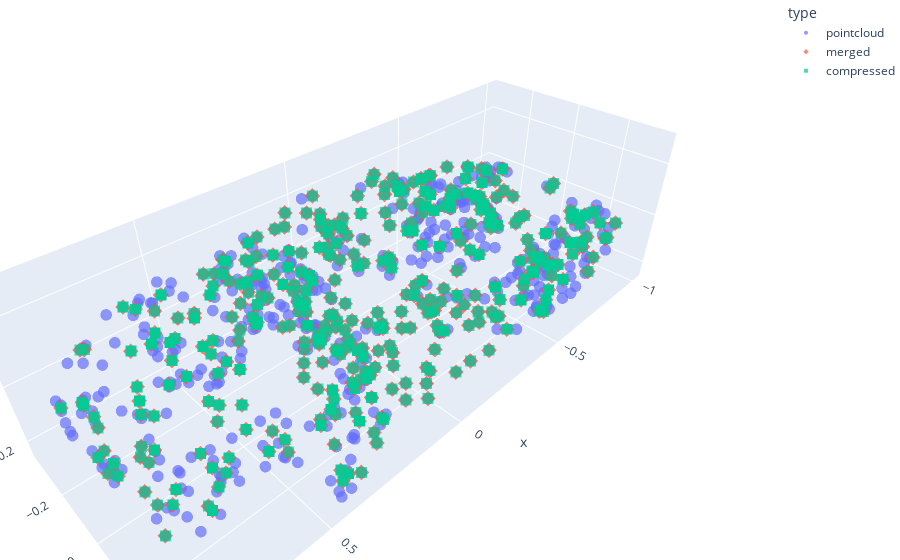

The cell this chart's notebook holds for it:
### Code cell
n_sample = 600
k_subsample =  0.4

pointcloud = PointSampler(n_sample)((verts, faces))

norm_pointcloud = torch.from_numpy(Normalize()(pointcloud)).unsqueeze(0)
print(norm_pointcloud.shape)

pmerger, punmerger = fmerge.bipartite_soft_matching(norm_pointcloud,int(n_sample*k_subsample))
pc_merged = pmerger(norm_pointcloud)
pc_compressed = punmerger(pmerger(norm_pointcloud))

pointsize = 4

# pcshow(*norm_pointcloud[0].T, pointsize=pointsize)
# pcshow(*merged[0].T, pointsize=pointsize)
# pcshow(*compressed[0].T, pointsize=pointsize)
pcshowmulti(pointcloud =norm_pointcloud[0], merged = pc_merged[0], compressed = pc_compressed[0],pointsize=4)

### Figure 1 — Plotly figure (JSON) as saved in the notebook; plotly's stock layout.template omitted (floating-point values rounded to 4 significant figures; data arrays with more than 128 entries replaced by an {"elided": "..."} marker saying what was removed)
{"data": [{"hovertemplate": "type=pointcloud<br>x=%{x}<br>y=%{y}<br>z=%{z}<extra></extra>", "legendgroup": "pointcloud", "marker": {"color": "#636efa", "opacity": 0.7, "size": 4, "symbol": "circle"}, "mode": "markers", "name": "pointcloud", "scene": "scene", "showlegend": true, "type": "scatter3d", "x": {"elided": "600 float values"}, "y": {"elided": "600 float values"}, "z": {"elided": "600 float values"}}, {"hovertemplate": "type=merged<br>x=%{x}<br>y=%{y}<br>z=%{z}<extra></extra>", "legendgroup": "merged", "marker": {"color": "#EF553B", "opacity": 0.7, "size": 4, "symbol": "diamond"}, "mode": "markers", "name": "merged", "scene": "scene", "showlegend": true, "type": "scatter3d", "x": {"elided": "360 float values"}, "y": {"elided": "360 float values"}, "z": {"elided": "360 float values"}}, {"hovertemplate": "type=compressed<br>x=%{x}<br>y=%{y}<br>z=%{z}<extra></extra>", "legendgroup": "compressed", "marker": {"color": "#00cc96", "opacity": 0.7, "size": 4, "symbol": "square"}, "mode": "markers", "name": "compressed", "scene": "scene", "showlegend": true, "type": "scatter3d", "x": {"elided": "600 float values"}, "y": {"elided": "600 float values"}, "z": {"elided": "600 float values"}}], "layout": {"legend": {"title": {"text": "type"}, "tracegroupgap": 0}, "margin": {"b": 0, "l": 0, "r": 0, "t": 0}, "scene": {"domain": {"x": [0, 1], "y": [0, 1]}, "xaxis": {"title": {"text": "x"}}, "yaxis": {"title": {"text": "y"}}, "zaxis": {"title": {"text": "z"}}}}}
